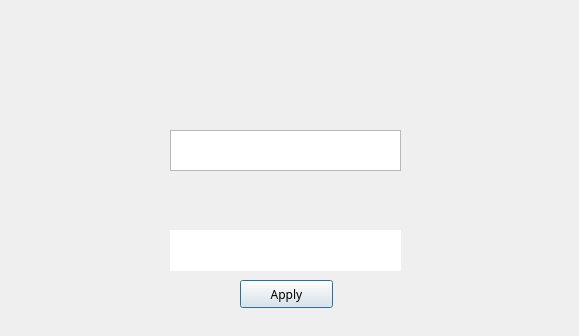
<?xml version="1.0" encoding="UTF-8"?>
<ui version="4.0">
 <class>StartDialog</class>
 <widget class="QDialog" name="StartDialog">
  <property name="geometry">
   <rect>
    <x>0</x>
    <y>0</y>
    <width>579</width>
    <height>336</height>
   </rect>
  </property>
  <property name="windowTitle">
   <string>Dialog</string>
  </property>
  <widget class="QTextEdit" name="inputV">
   <property name="geometry">
    <rect>
     <x>170</x>
     <y>130</y>
     <width>231</width>
     <height>41</height>
    </rect>
   </property>
   <property name="font">
    <font>
     <family>Bahnschrift SemiLight SemiConde</family>
     <pointsize>15</pointsize>
    </font>
   </property>
   <property name="cursor" stdset="0">
    <cursorShape>IBeamCursor</cursorShape>
   </property>
   <property name="styleSheet">
    <string notr="true">QPushButton { background-color: rgb(0, 0, 0); border-radius: 3px; color: rgb(255, 255, 255); } QPushButton:hover { background-color: rgb(0, 245, 255); }</string>
   </property>
  </widget>
  <widget class="QTextEdit" name="InputA">
   <property name="geometry">
    <rect>
     <x>170</x>
     <y>230</y>
     <width>231</width>
     <height>41</height>
    </rect>
   </property>
   <property name="font">
    <font>
     <family>Bahnschrift SemiLight SemiConde</family>
     <pointsize>16</pointsize>
    </font>
   </property>
   <property name="cursor" stdset="0">
    <cursorShape>IBeamCursor</cursorShape>
   </property>
   <property name="styleSheet">
    <string notr="true">QPushButton { background-color: rgb(0, 0, 0); border-radius: 3px; color: rgb(255, 255, 255); } QPushButton:hover { background-color: rgb(0, 245, 255); }</string>
   </property>
   <property name="frameShape">
    <enum>QFrame::NoFrame</enum>
   </property>
   <property name="frameShadow">
    <enum>QFrame::Sunken</enum>
   </property>
  </widget>
  <widget class="QPushButton" name="Apply">
   <property name="geometry">
    <rect>
     <x>240</x>
     <y>280</y>
     <width>93</width>
     <height>28</height>
    </rect>
   </property>
   <property name="font">
    <font>
     <family>Bahnschrift SemiLight SemiConde</family>
    </font>
   </property>
   <property name="text">
    <string>Apply</string>
   </property>
  </widget>
  <widget class="QLabel" name="msg">
   <property name="geometry">
    <rect>
     <x>10</x>
     <y>270</y>
     <width>161</width>
     <height>41</height>
    </rect>
   </property>
   <property name="text">
    <string/>
   </property>
   <property name="alignment">
    <set>Qt::AlignCenter</set>
   </property>
  </widget>
 </widget>
 <resources/>
 <connections/>
</ui>
